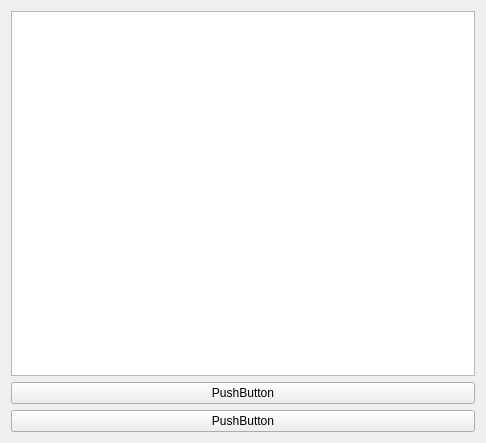
<?xml version="1.0" encoding="UTF-8"?>
<ui version="4.0">
 <class>editText</class>
 <widget class="QWidget" name="editText">
  <property name="geometry">
   <rect>
    <x>0</x>
    <y>0</y>
    <width>486</width>
    <height>443</height>
   </rect>
  </property>
  <property name="windowTitle">
   <string>Form</string>
  </property>
  <layout class="QVBoxLayout" name="verticalLayout">
   <item>
    <widget class="QTextEdit" name="textEdit"/>
   </item>
   <item>
    <widget class="QPushButton" name="pushButton_2">
     <property name="text">
      <string>PushButton</string>
     </property>
    </widget>
   </item>
   <item>
    <widget class="QPushButton" name="pushButton">
     <property name="text">
      <string>PushButton</string>
     </property>
    </widget>
   </item>
  </layout>
 </widget>
 <resources/>
 <connections/>
</ui>
